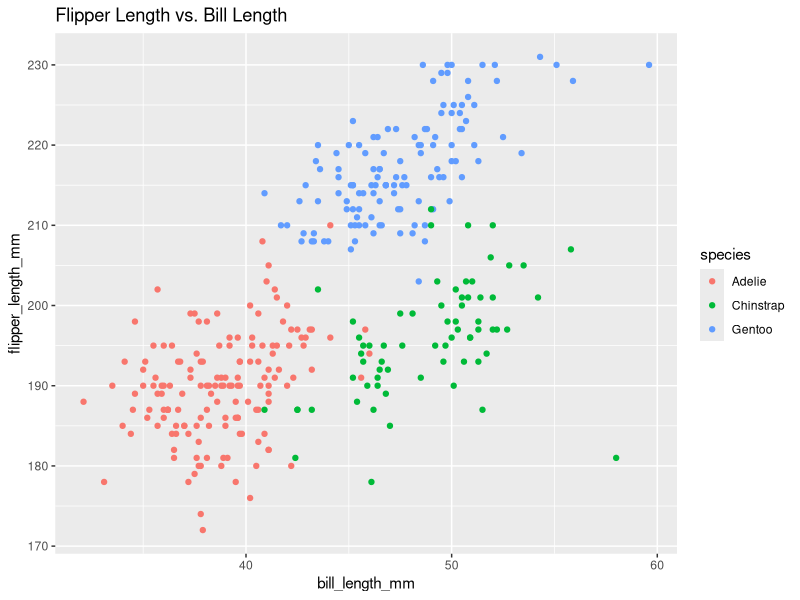
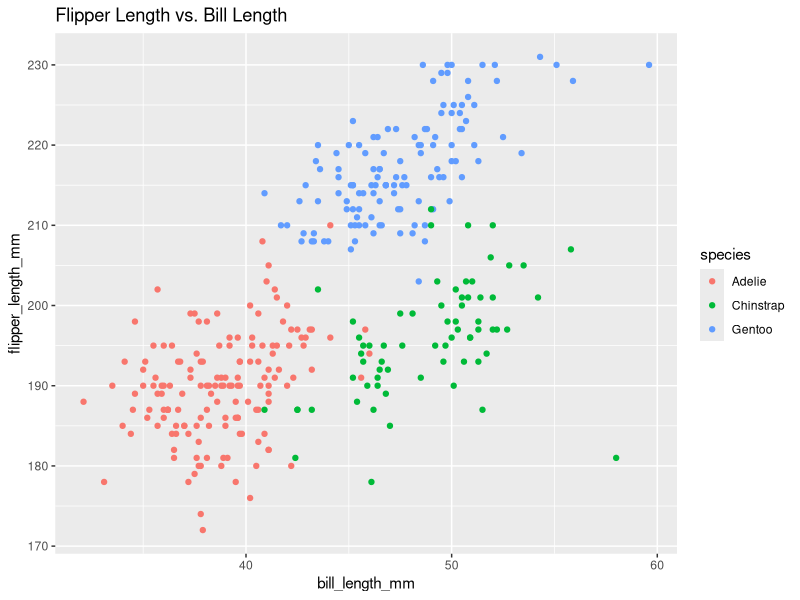

R code for these plots, in order:
## ---- chunk 1
library(tidyverse)
## ---- chunk 2
# Setting seed  
set.seed(1)

# Creating a dataframe
prob_one_df = tibble(
  random_sample = rnorm(10),
  vec_logical = random_sample > 0, 
  vec_character = c("a", "b", "c", "d", "e", "f", "g", "h", "i", "j"),
  vec_factor = factor(c("low", "medium", "high", "low", "medium", "high", "low", "medium", "high", "low" ))
)

knitr::kable(prob_one_df)
## ---- chunk 3
# taking the mean of each variable in the dataframe
mean_random_sample = mean(pull(prob_one_df, random_sample))

mean_vec_logical = mean(pull(prob_one_df, vec_logical))

mean_vec_character = mean(pull(prob_one_df, vec_character))

mean_vec_factor = mean(pull(prob_one_df, vec_factor))
## ---- chunk 4
# Applying the as.numeric function to the logical, character, and factor variables 
convert_logical = as.numeric(pull(prob_one_df, vec_logical))

convert_character = as.numeric(pull(prob_one_df, vec_character))

convert_factor = as.numeric(pull(prob_one_df, vec_factor))
## ---- chunk 5
# loading dataset 
data("penguins", package = "palmerpenguins")

# looking at the names and values of important variables 
names_species = pull(penguins, species)

names_island = pull(penguins, island)

names_sex = pull(penguins, sex)

names_year = pull(penguins, year)

# calculating means and standard deviations for important numeric variables

mean_bill_length = mean(pull(penguins, bill_length_mm), na.rm = TRUE)
sd_bill_length = sd(pull(penguins, bill_length_mm), na.rm = TRUE)

mean_bill_depth = mean(pull(penguins, bill_depth_mm), na.rm = TRUE)
sd_bill_depth = sd(pull(penguins, bill_depth_mm), na.rm = TRUE)

mean_flipper_length = mean(pull(penguins, flipper_length_mm), na.rm = TRUE)
sd_flipper_length = sd(pull(penguins, flipper_length_mm), na.rm = TRUE)

mean_body_mass = mean(pull(penguins, body_mass_g), na.rm = TRUE)
sd_body_mass = sd(pull(penguins, body_mass_g), na.rm = TRUE)
## ---- chunk 6
# creating dataframe for flipper length, bill length, and species 
plot_df = tibble(
  bill_length_mm = penguins$bill_length_mm,
  flipper_length_mm = penguins$flipper_length_mm,
  species = penguins$species
)

# making scatterplot for flipper length and bill length
ggplot(plot_df, aes(x = bill_length_mm, y = flipper_length_mm, color = species)) + geom_point() + ggtitle("Flipper Length vs. Bill Length")

# exporting scatterplot to project directory 
ggsave("p2_scatter_plot.pdf", height = 4, width = 6)
